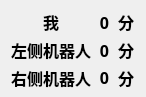
<?xml version="1.0" encoding="UTF-8"?>
<ui version="4.0">
 <class>ScorePanel</class>
 <widget class="QWidget" name="ScorePanel">
  <property name="geometry">
   <rect>
    <x>0</x>
    <y>0</y>
    <width>146</width>
    <height>97</height>
   </rect>
  </property>
  <property name="windowTitle">
   <string>Form</string>
  </property>
  <widget class="QWidget" name="layoutWidget">
   <property name="geometry">
    <rect>
     <x>11</x>
     <y>11</y>
     <width>123</width>
     <height>77</height>
    </rect>
   </property>
   <layout class="QGridLayout" name="gridLayout">
    <item row="0" column="0">
     <widget class="QLabel" name="label">
      <property name="font">
       <font>
        <family>微软雅黑 Light</family>
        <pointsize>12</pointsize>
        <weight>75</weight>
        <bold>true</bold>
       </font>
      </property>
      <property name="text">
       <string>我</string>
      </property>
      <property name="alignment">
       <set>Qt::AlignCenter</set>
      </property>
     </widget>
    </item>
    <item row="0" column="1">
     <widget class="QLabel" name="myScore">
      <property name="font">
       <font>
        <family>微软雅黑 Light</family>
        <pointsize>12</pointsize>
        <weight>75</weight>
        <bold>true</bold>
       </font>
      </property>
      <property name="text">
       <string>0</string>
      </property>
      <property name="alignment">
       <set>Qt::AlignCenter</set>
      </property>
     </widget>
    </item>
    <item row="0" column="2">
     <widget class="QLabel" name="label_3">
      <property name="font">
       <font>
        <family>微软雅黑 Light</family>
        <pointsize>12</pointsize>
        <weight>75</weight>
        <bold>true</bold>
       </font>
      </property>
      <property name="text">
       <string>分</string>
      </property>
      <property name="alignment">
       <set>Qt::AlignCenter</set>
      </property>
     </widget>
    </item>
    <item row="1" column="0">
     <widget class="QLabel" name="label_6">
      <property name="font">
       <font>
        <family>微软雅黑 Light</family>
        <pointsize>12</pointsize>
        <weight>75</weight>
        <bold>true</bold>
       </font>
      </property>
      <property name="text">
       <string>左侧机器人</string>
      </property>
      <property name="alignment">
       <set>Qt::AlignCenter</set>
      </property>
     </widget>
    </item>
    <item row="1" column="1">
     <widget class="QLabel" name="leftScore">
      <property name="font">
       <font>
        <family>微软雅黑 Light</family>
        <pointsize>12</pointsize>
        <weight>75</weight>
        <bold>true</bold>
       </font>
      </property>
      <property name="text">
       <string>0</string>
      </property>
      <property name="alignment">
       <set>Qt::AlignCenter</set>
      </property>
     </widget>
    </item>
    <item row="1" column="2">
     <widget class="QLabel" name="label_5">
      <property name="font">
       <font>
        <family>微软雅黑 Light</family>
        <pointsize>12</pointsize>
        <weight>75</weight>
        <bold>true</bold>
       </font>
      </property>
      <property name="text">
       <string>分</string>
      </property>
      <property name="alignment">
       <set>Qt::AlignCenter</set>
      </property>
     </widget>
    </item>
    <item row="2" column="0">
     <widget class="QLabel" name="label_9">
      <property name="font">
       <font>
        <family>微软雅黑 Light</family>
        <pointsize>12</pointsize>
        <weight>75</weight>
        <bold>true</bold>
       </font>
      </property>
      <property name="text">
       <string>右侧机器人</string>
      </property>
      <property name="alignment">
       <set>Qt::AlignCenter</set>
      </property>
     </widget>
    </item>
    <item row="2" column="1">
     <widget class="QLabel" name="RightScore">
      <property name="font">
       <font>
        <family>微软雅黑 Light</family>
        <pointsize>12</pointsize>
        <weight>75</weight>
        <bold>true</bold>
       </font>
      </property>
      <property name="text">
       <string>0</string>
      </property>
      <property name="alignment">
       <set>Qt::AlignCenter</set>
      </property>
     </widget>
    </item>
    <item row="2" column="2">
     <widget class="QLabel" name="label_8">
      <property name="font">
       <font>
        <family>微软雅黑 Light</family>
        <pointsize>12</pointsize>
        <weight>75</weight>
        <bold>true</bold>
       </font>
      </property>
      <property name="text">
       <string>分</string>
      </property>
      <property name="alignment">
       <set>Qt::AlignCenter</set>
      </property>
     </widget>
    </item>
   </layout>
  </widget>
 </widget>
 <resources/>
 <connections/>
</ui>
